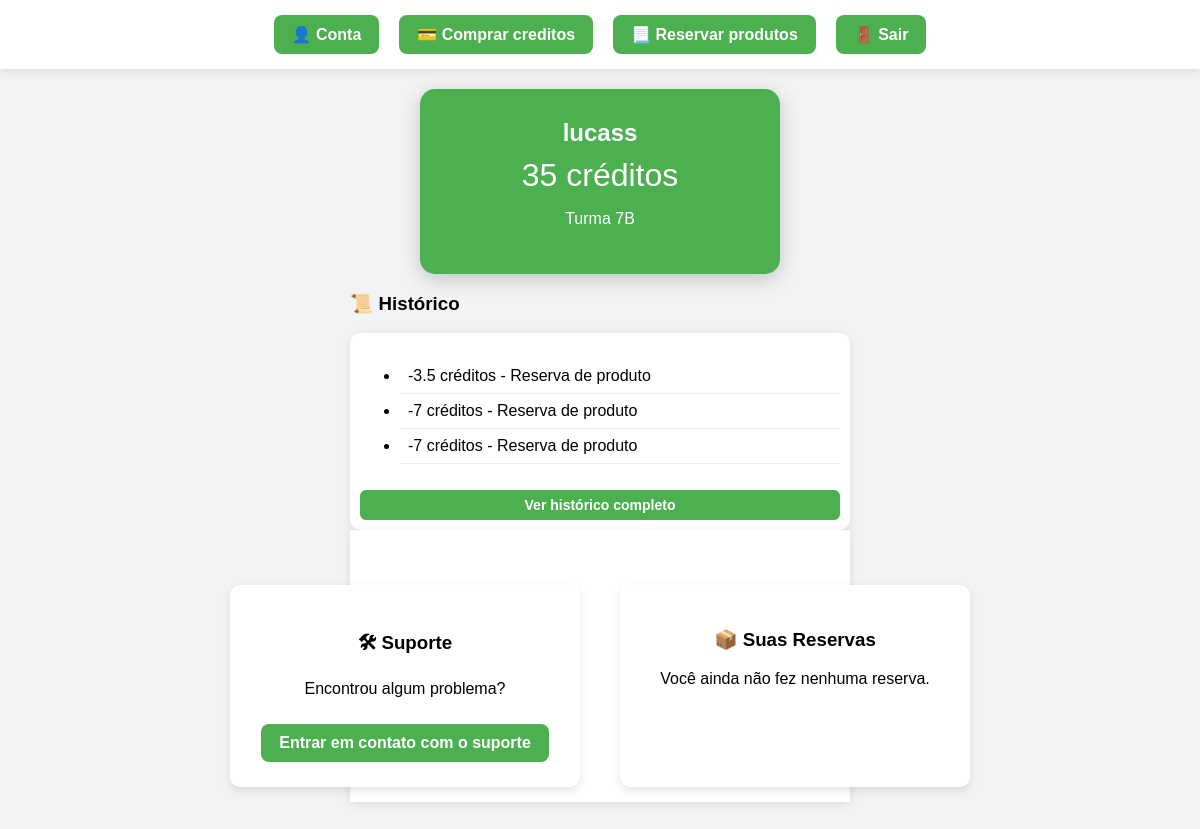
/dashboard (signed in), run on the app's committed database.
### tables this page shows
CREATE TABLE usuarios (
    id INTEGER PRIMARY KEY AUTOINCREMENT,
    nome TEXT UNIQUE,
    turma TEXT,
    senha TEXT,
    creditos INTEGER DEFAULT 0
);

CREATE TABLE historico (
    id INTEGER PRIMARY KEY AUTOINCREMENT,
    usuario_id INTEGER,
    valor INTEGER,
    motivo TEXT,
    data TIMESTAMP DEFAULT CURRENT_TIMESTAMP
);

### app.py (the view)
@app.route("/dashboard")
def dashboard():
    if "usuario_id" not in session:
        return redirect("/login")
    conn = sqlite3.connect("database.db")
    cursor = conn.cursor()
    cursor.execute(
        "SELECT nome, turma, creditos FROM usuarios WHERE id=?",
        (session["usuario_id"],)
    )
    usuario = cursor.fetchone()
    cursor.execute(
        "SELECT valor, motivo, data FROM historico WHERE usuario_id=? ORDER BY data DESC",
        (session["usuario_id"],)
    )
    historico = cursor.fetchall()
    cursor.execute(
        """
        SELECT produtos.nome, reservas.quantidade, reservas.status
        FROM reservas
        JOIN produtos ON reservas.produto_id = produtos.id
        WHERE reservas.usuario_id=?
        """,
        (session["usuario_id"],)
    )
    reservas = cursor.fetchall()
    conn.close()
    return render_template(
        "dashboard.html",
        nome=usuario[0],
        turma=usuario[1],
        creditos=usuario[2],
        historico=historico,
        reservas=reservas
    )

### templates/dashboard.html (shortened to what this page needs)
<!DOCTYPE html>
<html>
<head>
<link rel="stylesheet" href="/static/style.css">
</head>
<body>
<div class="menu">
<a href="/conta">👤 Conta</a>
<a href="/comprar">💳 Comprar creditos</a>
<a href="/reservar"> 📃 Reservar produtos</a>
<a href="/logout">🚪 Sair</a>
</div>
<div class="container">
<div class="card">
<h2>{{nome}}</h2>
<div class="creditos">
{{creditos}} créditos
</div>
<p>Turma {{turma}}</p>
</div>
<h3>📜 Histórico</h3>
<div class="history">
<ul>
{% for item in historico[:3] %}
<li>
{{item[0]}} créditos - {{item[1]}}
</li>
{% endfor %}
</ul>
{% if historico|length > 3 %}
<button onclick="toggleHistorico()" class="btn-historico">
Ver histórico completo
</button>
{% endif %}
</div>
<div class="menu">
<div class="dashboard-extra">
<div class="suporte-box">
<h3>🛠 Suporte</h3>
<p>Encontrou algum problema?</p>
<a href="/suporte" class="btn-suporte">
Entrar em contato com o suporte
</a>
</div>
<div class="reservas-box">
<h3>📦 Suas Reservas</h3>
<div class="reservas-container">
{% if reservas %}
{% for r in reservas %}
<div class="reserva-card">
<div class="reserva-info">
<strong>{{r[0]}}</strong><br>
{{r[1]}} unidade(s)
</div>
<div class="reserva-status">
{% if r[2] == "pendente" %}
<span class="status pendente">⏳ Aguardando confirmação</span>
{% elif r[2] == "confirmado" %}
<span class="status confirmado">✅ Confirmado</span>
{% elif r[2] == "entregue" %}
<span class="status entregue">📦 Entregue</span>
{% endif %}
</div>
</div>
{% endfor %}
{% else %}
<p>Você ainda não fez nenhuma reserva.</p>
{% endif %}
</div>

### static/style.css (style rules this page uses)
body { font-family:Arial, sans-serif; margin:0; background:#f2f4f8; }
.container { max-width:500px; margin:auto; padding:20px; padding-bottom:80px; }
.card { background:linear-gradient(135deg,#4CAF50,#2e7d32); color:white; padding:25px; border-radius:15px; text-align:center; margin-bottom:20px; box-shadow:0px 5px 20px rgba(0,0,0,0.2); }
.card h2 { margin:0; }
.creditos { font-size:32px; margin-top:10px; }
button { width:100%; padding:12px; border:none; border-radius:8px; background:#4CAF50; color:white; font-size:16px; margin-top:10px; }
.history { background:white; border-radius:10px; padding:10px; box-shadow:0px 2px 10px rgba(0,0,0,0.1); }
.history li { padding:8px; border-bottom:1px solid #eee; }
.menu { display:flex; gap:20px; align-items:center; }
.menu { display:flex; justify-content:center; gap:20px; padding:15px; background:white; box-shadow:0 2px 10px rgba(0,0,0,0.1); }
.menu a { background:#4CAF50; color:white; padding:10px 18px; border-radius:8px; text-decoration:none; font-weight:bold; }
.card { background:#4CAF50; color:white; padding:30px; border-radius:15px; width:300px; margin:auto; text-align:center; box-shadow:0 5px 20px rgba(0,0,0,0.2); }
body { background:#f2f3f5; font-family:Arial; }
button { background:#4CAF50; color:white; border:none; padding:10px 20px; border-radius:8px; cursor:pointer; font-size:14px; min-width:120px; }
.dashboard-extra { display:flex; gap:40px; margin-top:40px; justify-content:center; }
.suporte-box, .reservas-box { background:white; padding:25px; border-radius:10px; box-shadow:0 4px 10px rgba(0,0,0,0.1); width:300px; text-align:center; }
.btn-suporte { background:#4CAF50; color:white; padding:10px 20px; border-radius:8px; text-decoration:none; display:inline-block; margin-top:10px; }
.reservas-container { margin-top:15px; }
button { border:none; padding:7px 12px; border-radius:6px; cursor:pointer; font-weight:bold; }

### data on the page
usuarios: nome "lucass", turma "7B"
historico: valor "-3.5", motivo "Reserva de produto"
historico: valor "-7", motivo "Reserva de produto"
historico: valor "-7", motivo "Reserva de produto"

### other printed values
{{ creditos }} "35"
